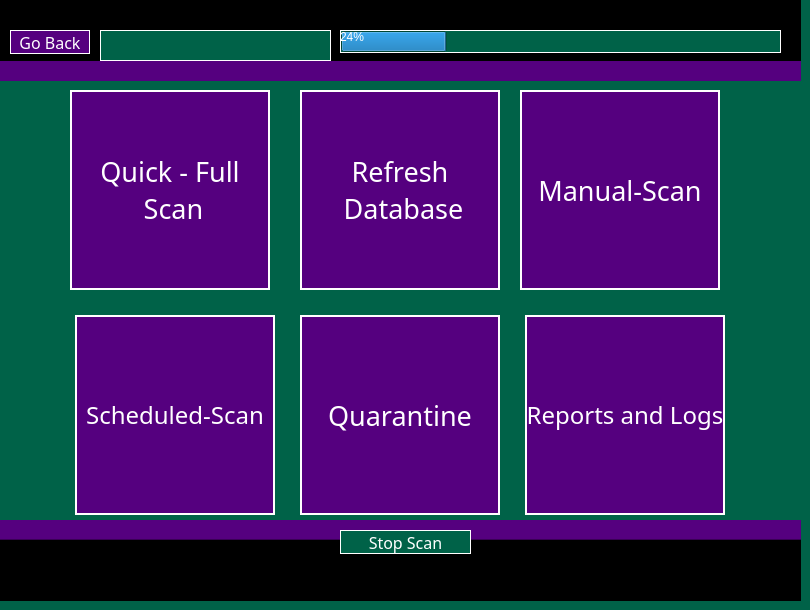
    <widget class="QWidget" name="action">
     <property name="styleSheet">
      <string notr="true">background-color: rgb(0, 98, 72);</string>
     </property>
     <widget class="QPushButton" name="quickscanbut">
      <property name="geometry">
       <rect>
        <x>70</x>
        <y>90</y>
        <width>200</width>
        <height>200</height>
       </rect>
      </property>
      <property name="font">
       <font>
        <family>Bauhaus 93</family>
        <pointsize>20</pointsize>
       </font>
      </property>
      <property name="styleSheet">
       <string notr="true">color: rgb(255, 255, 255);
background-color: rgb(85, 0, 127);
border: 2px solid white;</string>
      </property>
      <property name="text">
       <string>Quick - Full 
 Scan</string>
      </property>
     </widget>
     <widget class="QPushButton" name="manualscanbut">
      <property name="geometry">
       <rect>
        <x>520</x>
        <y>90</y>
        <width>200</width>
        <height>200</height>
       </rect>
      </property>
      <property name="font">
       <font>
        <family>Bauhaus 93</family>
        <pointsize>20</pointsize>
       </font>
      </property>
      <property name="styleSheet">
       <string notr="true">color: rgb(255, 255, 255);
background-color: rgb(85, 0, 127);
border: 2px solid white;</string>
      </property>
      <property name="text">
       <string>Manual-Scan</string>
      </property>
     </widget>
     <widget class="QPushButton" name="scheduledbut">
      <property name="geometry">
       <rect>
        <x>75</x>
        <y>315</y>
        <width>200</width>
        <height>200</height>
       </rect>
      </property>
      <property name="font">
       <font>
        <family>Bauhaus 93</family>
        <pointsize>18</pointsize>
       </font>
      </property>
      <property name="styleSheet">
       <string notr="true">color: rgb(255, 255, 255);
background-color: rgb(85, 0, 127);
border: 2px solid white;</string>
      </property>
      <property name="text">
       <string>Scheduled-Scan</string>
      </property>
     </widget>
     <widget class="QPushButton" name="reportsbut">
      <property name="geometry">
       <rect>
        <x>525</x>
        <y>315</y>
        <width>200</width>
        <height>200</height>
       </rect>
      </property>
      <property name="font">
       <font>
        <family>Bauhaus 93</family>
        <pointsize>18</pointsize>
       </font>
      </property>
      <property name="styleSheet">
       <string notr="true">color: rgb(255, 255, 255);
background-color: rgb(85, 0, 127);
border: 2px solid white;</string>
      </property>
      <property name="text">
       <string>Reports and Logs</string>
      </property>
     </widget>
     <widget class="QPushButton" name="quarantinebut">
      <property name="geometry">
       <rect>
        <x>300</x>
        <y>315</y>
        <width>200</width>
        <height>200</height>
       </rect>
      </property>
      <property name="font">
       <font>
        <family>Bauhaus 93</family>
        <pointsize>20</pointsize>
       </font>
      </property>
      <property name="styleSheet">
       <string notr="true">color: rgb(255, 255, 255);
background-color: rgb(85, 0, 127);
border: 2px solid white;</string>
      </property>
      <property name="text">
       <string>Quarantine</string>
      </property>
     </widget>
     <widget class="QPushButton" name="backbut">
      <property name="geometry">
       <rect>
        <x>10</x>
        <y>30</y>
        <width>80</width>
        <height>24</height>
       </rect>
      </property>
      <property name="font">
       <font>
        <family>Bauhaus 93</family>
        <pointsize>12</pointsize>
       </font>
      </property>
      <property name="styleSheet">
       <string notr="true">color: rgb(255, 255, 255);
background-color: rgb(85, 0, 127);
border: 1px solid white;</string>
      </property>
      <property name="text">
       <string>Go Back</string>
      </property>
     </widget>
     <widget class="Line" name="ap_tb">
      <property name="geometry">
       <rect>
        <x>0</x>
        <y>0</y>
        <width>801</width>
        <height>61</height>
       </rect>
      </property>
      <property name="styleSheet">
       <string notr="true">background-color: rgb(0, 0, 0);</string>
      </property>
      <property name="orientation">
       <enum>Qt::Horizontal</enum>
      </property>
     </widget>
     <widget class="Line" name="ap_bb">
      <property name="geometry">
       <rect>
        <x>0</x>
        <y>540</y>
        <width>801</width>
        <height>61</height>
       </rect>
      </property>
      <property name="styleSheet">
       <string notr="true">background-color: rgb(0, 0, 0);</string>
      </property>
      <property name="orientation">
       <enum>Qt::Horizontal</enum>
      </property>
     </widget>
     <widget class="Line" name="ap_bp">
      <property name="geometry">
       <rect>
        <x>0</x>
        <y>520</y>
        <width>801</width>
        <height>41</height>
       </rect>
      </property>
      <property name="styleSheet">
       <string notr="true">background-color: rgb(85, 0, 127);</string>
      </property>
      <property name="orientation">
       <enum>Qt::Horizontal</enum>
      </property>
     </widget>
     <widget class="Line" name="ap_tp">
      <property name="geometry">
       <rect>
        <x>0</x>
        <y>40</y>
        <width>801</width>
        <height>41</height>
       </rect>
      </property>
      <property name="styleSheet">
       <string notr="true">background-color: rgb(85, 0, 127);</string>
      </property>
      <property name="orientation">
       <enum>Qt::Horizontal</enum>
      </property>
     </widget>
     <widget class="QPushButton" name="btnStopScan">
      <property name="geometry">
       <rect>
        <x>340</x>
        <y>530</y>
        <width>131</width>
        <height>24</height>
       </rect>
      </property>
      <property name="font">
       <font>
        <family>Bauhaus 93</family>
        <pointsize>12</pointsize>
       </font>
      </property>
      <property name="styleSheet">
       <string notr="true">color: rgb(255, 255, 255);
background-color: rgb(0, 98, 72);
border: 1px solid white;</string>
      </property>
      <property name="text">
       <string>Stop Scan</string>
      </property>
     </widget>
     <widget class="QProgressBar" name="scanstatus_5">
      <property name="geometry">
       <rect>
        <x>340</x>
        <y>30</y>
        <width>441</width>
        <height>23</height>
       </rect>
      </property>
      <property name="styleSheet">
       <string notr="true">alternate-background-color: rgb(85, 0, 127);
color: rgb(255, 255, 255);
selection-color: rgb(85, 0, 127);
border: 1px solid white;
font: 700 12pt &quot;Segoe UI&quot;;
</string>
      </property>
      <property name="value">
       <number>24</number>
      </property>
     </widget>
     <widget class="QPushButton" name="btnRefreshDB">
      <property name="geometry">
       <rect>
        <x>300</x>
        <y>90</y>
        <width>200</width>
        <height>200</height>
       </rect>
      </property>
      <property name="font">
       <font>
        <family>Bauhaus 93</family>
        <pointsize>20</pointsize>
       </font>
      </property>
      <property name="styleSheet">
       <string notr="true">color: rgb(255, 255, 255);
background-color: rgb(85, 0, 127);
border: 2px solid white;</string>
      </property>
      <property name="text">
       <string>Refresh 
 Database</string>
      </property>
     </widget>
     <widget class="QTextBrowser" name="Currently_running_2">
      <property name="geometry">
       <rect>
        <x>100</x>
        <y>30</y>
        <width>231</width>
        <height>31</height>
       </rect>
      </property>
      <property name="styleSheet">
       <string notr="true">border-color:rgb(0, 0, 0);
background-color: rgb(0, 98, 72);
color:rgb(0, 255, 0);
font: 700 12pt &quot;Segoe UI&quot;;
border-style:inset;
border: 1px solid white;</string>
      </property>
     </widget>
     <widget class="QTextBrowser" name="virus_alert_3">
      <property name="geometry">
       <rect>
        <x>10</x>
        <y>540</y>
        <width>311</width>
        <height>31</height>
       </rect>
      </property>
      <property name="styleSheet">
       <string notr="true">font: 700 10pt &quot;Segoe UI&quot;;
color:rgb(255, 0, 0);
border-style:inset;
border: 1px solid black;
background-color: rgb(0, 0, 0);
</string>
      </property>
     </widget>
     <zorder>ap_tp</zorder>
     <zorder>ap_bp</zorder>
     <zorder>ap_tb</zorder>
     <zorder>quickscanbut</zorder>
     <zorder>manualscanbut</zorder>
     <zorder>scheduledbut</zorder>
     <zorder>reportsbut</zorder>
     <zorder>quarantinebut</zorder>
     <zorder>backbut</zorder>
     <zorder>ap_bb</zorder>
     <zorder>btnStopScan</zorder>
     <zorder>scanstatus_5</zorder>
     <zorder>btnRefreshDB</zorder>
     <zorder>Currently_running_2</zorder>
     <zorder>virus_alert_3</zorder>
    </widget>
